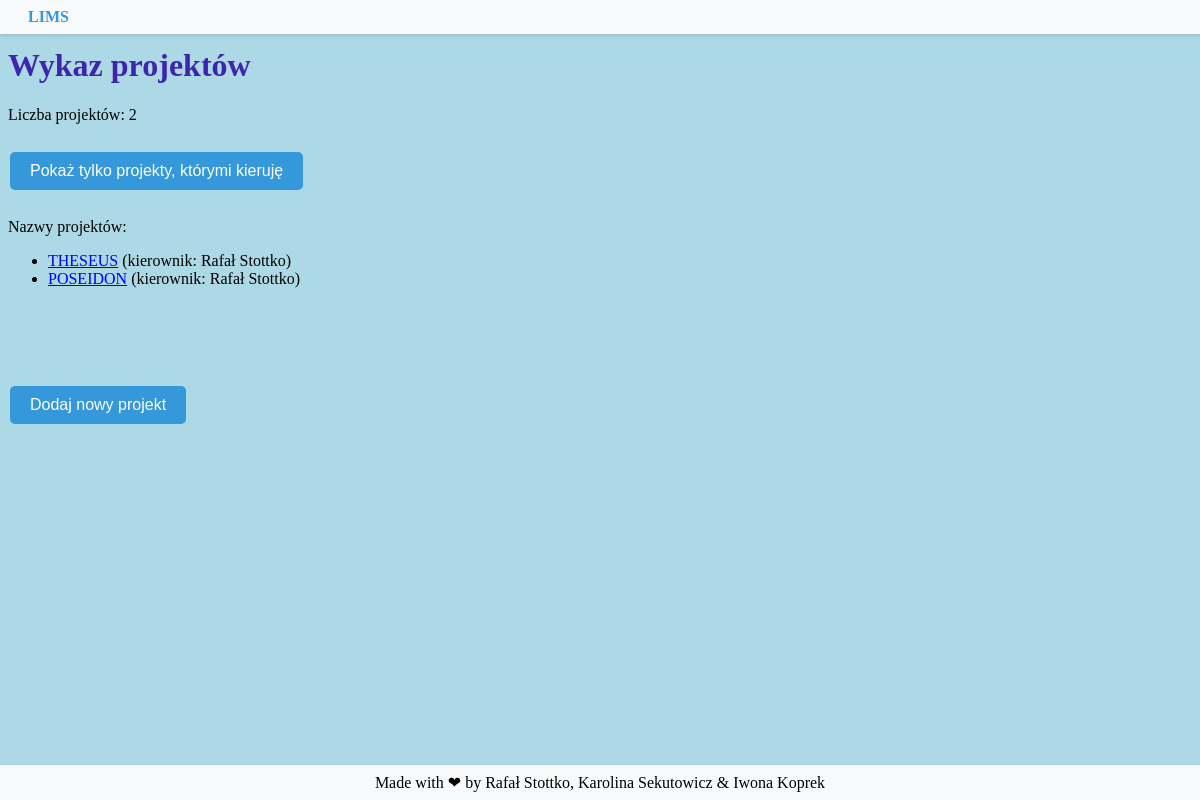
Page /projects_home/ (signed in) on the earlier database version.
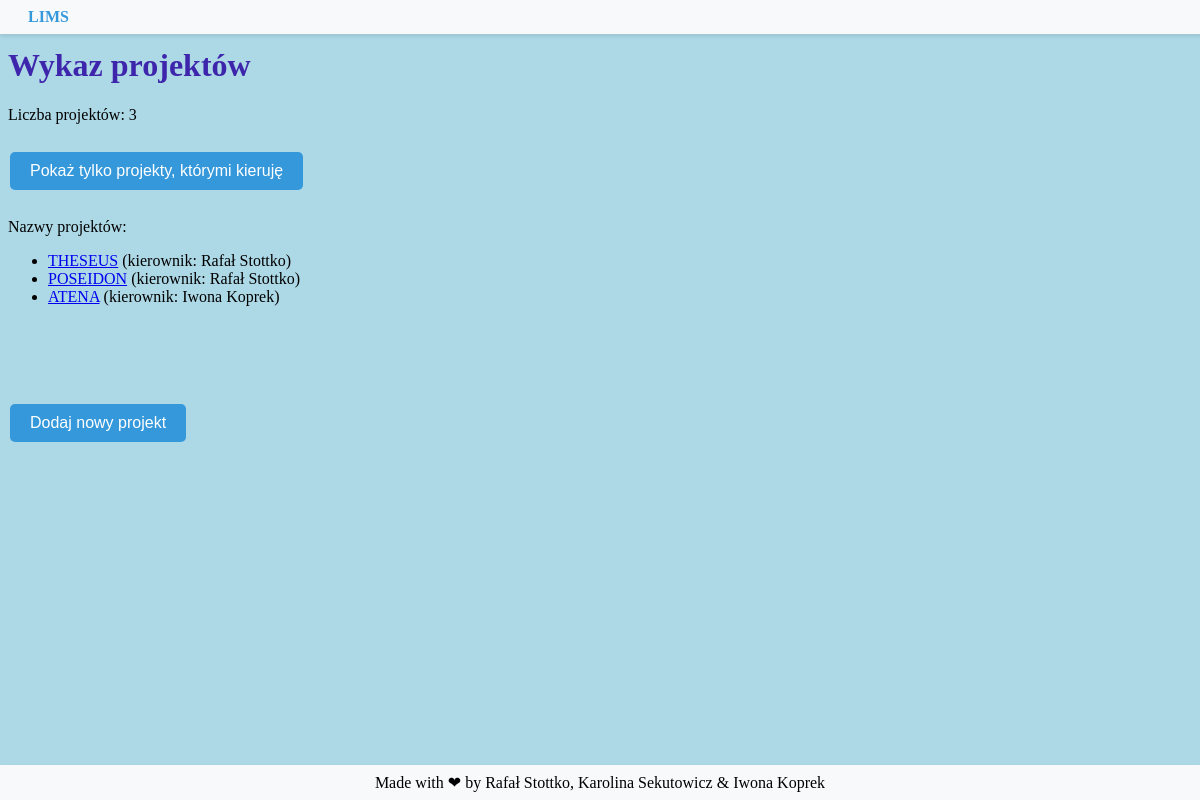
Same page on the later database version.
### projekty/models.py (models this page shows)
class Project(models.Model):
   project_name=models.CharField(max_length=30)
   team_leader=models.CharField(max_length=30)
   description=models.CharField(max_length=400, null=True)
   class Meta:
      permissions = [
      ('view_projects', 'Can view projects'),
      ('add_projects', 'Can add projects'),
      ('change_projects', 'Can change projects'),
        ]

### projekty/views.py (the view)
# urls.py: path('projects_home/', projects_home, name='projects'),
@login_required
def projects_home(request):
	c = Project.objects.count()
	l = Project.objects.all()
	return render(request, 'projects_home.html',{'c':c, 'l':l})

### templates/projects_home.html (shortened to what this page needs)
{% load static %}
<!DOCTYPE html>
<html lang='en'>
<head>
    <link rel="stylesheet" href="{% static 'all_styles.css' %}">
</head>
<body>
    <header>
        <a href="{% url 'home_user' %}" class="site-name">LIMS</a>
    </header>
    <br>
    <h1>Wykaz projektów</h1>
    Liczba projektów: {{ c }} <br>
    <br>
    <form action="{% url 'filter_projects' %}" method="get">
        <button type="submit" class="button-modern">Pokaż tylko projekty, którymi kieruję</button>
    </form>
    <br>
    Nazwy projektów: <br>
    <ul>
        {% for obj in l %}
        <li><a href="{% url 'project_detail' obj.id %}">{{ obj.project_name }}</a> (kierownik: {{ obj.team_leader }})</li>
        {% endfor %}
    </ul>
    <br><br><br><br>
    <a href="{% url 'add_project' %}">
        <button class="button-modern">Dodaj nowy projekt</button>
    </a>
    <footer>
        Made with <span>&#10084;</span> by Rafał Stottko, Karolina Sekutowicz & Iwona Koprek
    </footer>
</body>
</html>

Differences in the rows shown:
added Project: project_name "ATENA", team_leader "Iwona Koprek"
Other differences:
{{ c }}: "2" → "3"
